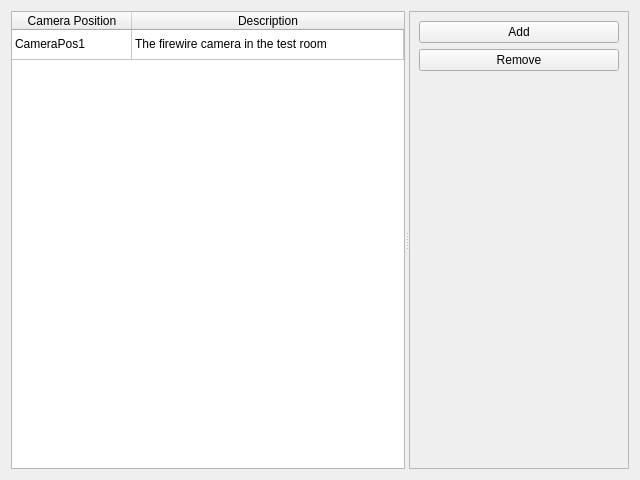
<?xml version="1.0" encoding="UTF-8"?>
<ui version="4.0">
 <class>SetUpRoomToolWidget</class>
 <widget class="QWidget" name="SetUpRoomToolWidget">
  <property name="geometry">
   <rect>
    <x>0</x>
    <y>0</y>
    <width>640</width>
    <height>480</height>
   </rect>
  </property>
  <property name="windowTitle">
   <string>Form</string>
  </property>
  <layout class="QHBoxLayout" name="horizontalLayout">
   <item>
    <widget class="QSplitter" name="splitter">
     <property name="orientation">
      <enum>Qt::Horizontal</enum>
     </property>
     <widget class="QTableWidget" name="m_roomLayoutTable">
      <property name="sizePolicy">
       <sizepolicy hsizetype="Expanding" vsizetype="Expanding">
        <horstretch>100</horstretch>
        <verstretch>0</verstretch>
       </sizepolicy>
      </property>
      <property name="editTriggers">
       <set>QAbstractItemView::AnyKeyPressed|QAbstractItemView::DoubleClicked|QAbstractItemView::EditKeyPressed</set>
      </property>
      <property name="selectionMode">
       <enum>QAbstractItemView::SingleSelection</enum>
      </property>
      <property name="selectionBehavior">
       <enum>QAbstractItemView::SelectRows</enum>
      </property>
      <attribute name="horizontalHeaderCascadingSectionResizes">
       <bool>false</bool>
      </attribute>
      <attribute name="horizontalHeaderDefaultSectionSize">
       <number>120</number>
      </attribute>
      <attribute name="horizontalHeaderHighlightSections">
       <bool>true</bool>
      </attribute>
      <attribute name="horizontalHeaderStretchLastSection">
       <bool>true</bool>
      </attribute>
      <attribute name="verticalHeaderVisible">
       <bool>false</bool>
      </attribute>
      <attribute name="verticalHeaderCascadingSectionResizes">
       <bool>false</bool>
      </attribute>
      <attribute name="verticalHeaderHighlightSections">
       <bool>true</bool>
      </attribute>
      <attribute name="verticalHeaderStretchLastSection">
       <bool>false</bool>
      </attribute>
      <row>
       <property name="text">
        <string>New Row</string>
       </property>
      </row>
      <column>
       <property name="text">
        <string>Camera Position</string>
       </property>
      </column>
      <column>
       <property name="text">
        <string>Description</string>
       </property>
      </column>
      <item row="0" column="0">
       <property name="text">
        <string>CameraPos1</string>
       </property>
       <property name="checkState">
        <enum>Unchecked</enum>
       </property>
       <property name="flags">
        <set>ItemIsSelectable|ItemIsDragEnabled|ItemIsEnabled</set>
       </property>
      </item>
      <item row="0" column="1">
       <property name="text">
        <string>The firewire camera in the test room</string>
       </property>
       <property name="flags">
        <set>ItemIsSelectable|ItemIsDragEnabled|ItemIsEnabled</set>
       </property>
      </item>
     </widget>
     <widget class="QSplitter" name="splitter_4">
      <property name="orientation">
       <enum>Qt::Horizontal</enum>
      </property>
      <widget class="QFrame" name="frame">
       <property name="sizePolicy">
        <sizepolicy hsizetype="Preferred" vsizetype="Preferred">
         <horstretch>1</horstretch>
         <verstretch>0</verstretch>
        </sizepolicy>
       </property>
       <property name="minimumSize">
        <size>
         <width>220</width>
         <height>0</height>
        </size>
       </property>
       <property name="frameShape">
        <enum>QFrame::StyledPanel</enum>
       </property>
       <property name="frameShadow">
        <enum>QFrame::Raised</enum>
       </property>
       <layout class="QVBoxLayout" name="verticalLayout">
        <item>
         <widget class="QPushButton" name="m_addBtn">
          <property name="text">
           <string>Add</string>
          </property>
         </widget>
        </item>
        <item>
         <widget class="QPushButton" name="m_removeBtn">
          <property name="text">
           <string>Remove</string>
          </property>
         </widget>
        </item>
        <item>
         <spacer name="verticalSpacer">
          <property name="orientation">
           <enum>Qt::Vertical</enum>
          </property>
          <property name="sizeHint" stdset="0">
           <size>
            <width>20</width>
            <height>40</height>
           </size>
          </property>
         </spacer>
        </item>
       </layout>
      </widget>
     </widget>
    </widget>
   </item>
  </layout>
 </widget>
 <resources/>
 <connections/>
</ui>
